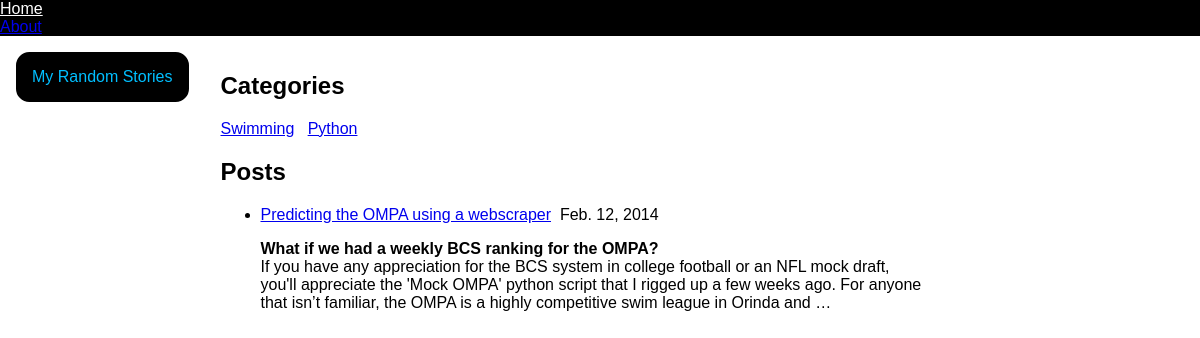
The app's page /, older data.
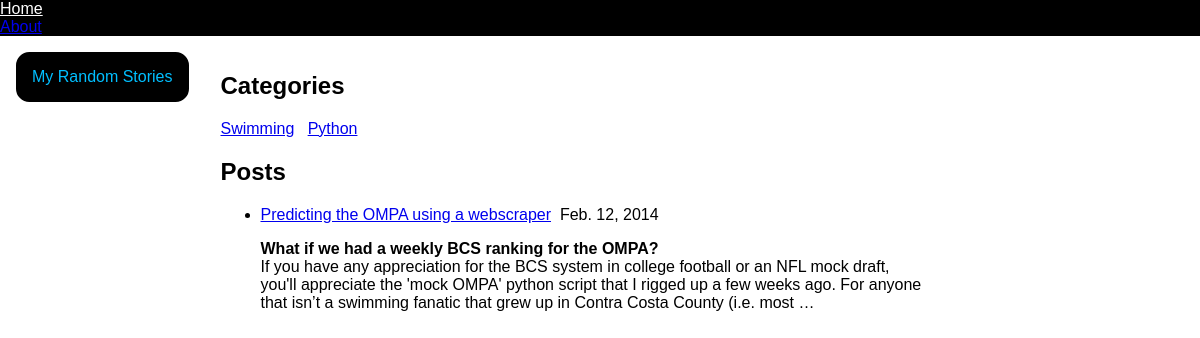
The same page, newer data.
### blog/models.py (models this page shows, shortened)
class Blog (models.Model):
    title = models.CharField(max_length=100, unique=True)
    slug = models.SlugField(max_length=100, unique=True)
    body = models.TextField()
    posted = models.DateField(db_index=True) #auto_now_add=True
    category = models.ManyToManyField(Category)
    @permalink
    def get_absolute_url(self):
        return ('view_blog_post', None, {'slug': self.slug})

### blog/views.py (the view)
# urls.py: url(r'^$', 'blog.views.index'),
def index(request):
    return render_to_response('index.html', {
        'categories': Category.objects.all(),
        'posts': Blog.objects.all()[:5]
    })

### blog/models.py (called while the page is built)
    @permalink
    def get_absolute_url(self):
        return ('view_blog_category', None, {'slug': self.slug})

### templates/index.html (shortened to what this page needs)
{% extends 'base.html' %}
{% block title %}
<div id="myheadline">
	My Random Stories
</div>
{% endblock %}
{% block content %}
	<h2>Categories</h2>
	{% if categories %}
			<p>{% for category in categories %}
				<a href="{{ category.get_absolute_url }}"> {{ category.title }}</a> &nbsp
			{% endfor %}
			</p>
	{% else %}
		<p>There are no posts.</p>
	{% endif %}
	<h2>Posts</h2>
	{% if posts %}
		<ul>
		{% for post in posts %}
			<li>
				<p><a href="{{ post.get_absolute_url }}">{{ post.title }}</a>&nbsp {{ post.posted }}</p>
				<p>{{ post.body|safe|truncatewords:"60"}}</p>
			</li>
		{% endfor %}
		</ul>
	{% else %}
		<p>There are no posts.</p>
	{% endif %}
{% endblock %}

Row changes from the older to the newer data that the page shows:
changed Blog "Predicting the OMPA using a webscraper": body "…draft, you'll appreciate the 'Mock OMPA' python script that I rigged up a few weeks ago. For anyone that isn’t familiar, the OMPA is a highly competitive swim league in Orinda and …" → "…draft, you'll appreciate the 'mock OMPA' python script that I rigged up a few weeks ago. For anyone that isn’t a swimming fanatic that grew up in Contra Costa County (i.e. most …"
